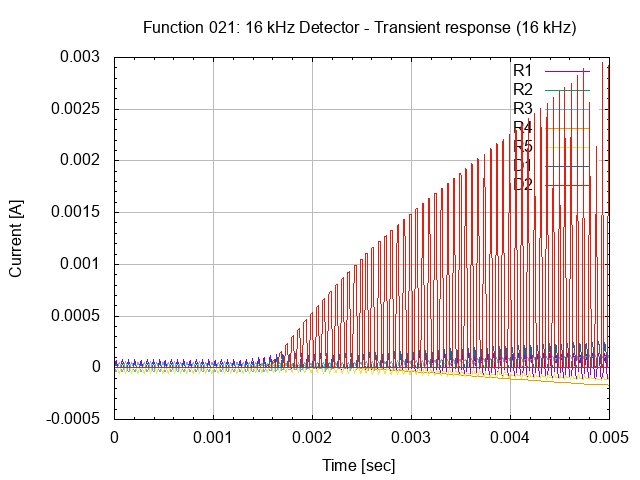

The script that saved this image:
# setup terminal
set term png

# setup graph
set output "26.021.00.02.01.03.png"
set title "Function 021: 16 kHz Detector - Transient response (16 kHz)"

# setup Y-axis
set grid ytics lt 1 lw 1 lc rgb "#bbbbbb"
set mytics
set ylabel "Current [A]"

# setup X-axis
set grid xtics lt 1 lw 1 lc rgb "#bbbbbb"
set mxtics
set xrange [0:0.005]
set xlabel "Time [sec]"

# setup plot style
set style data lines
plot '26.021.00.02.01.dat' using 1:2 title "R1", \
     '26.021.00.02.01.dat' using 1:3 title "R2", \
     '26.021.00.02.01.dat' using 1:4 title "R3", \
     '26.021.00.02.01.dat' using 1:5 title "R4", \
     '26.021.00.02.01.dat' using 1:6 title "R5", \
     '26.021.00.02.01.dat' using 1:7 title "D1", \
     '26.021.00.02.01.dat' using 1:8 title "D2"

# set output back to default
set output

# reset terminal type
set terminal pop
